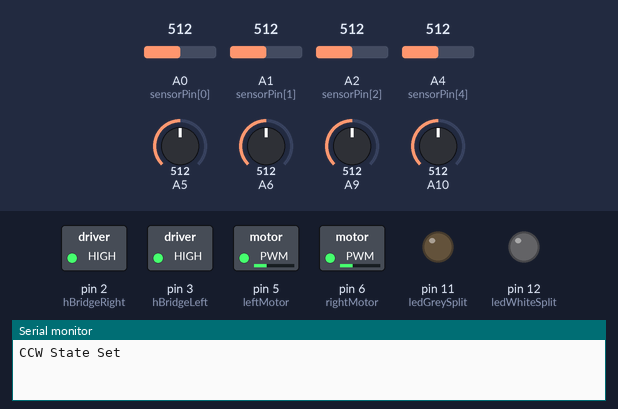
The sketch below on a simulated Arduino Mega 2560, built with avr-gcc and run on an emulated ATmega2560. Shown: switched loads named in the sketch (green lamp = pin HIGH), output pins drawn as LEDs (lit = HIGH), the last lines printed to the serial monitor. Inputs (shaded band) come from the test bench; at power-on: A0 (sensorPin[0]) = 512, A1 (sensorPin[1]) = 512, A2 (sensorPin[2]) = 512, A4 (sensorPin[4]) = 512, A5 = 512, A6 = 512, A9 = 512, A10 = 512.

Above: at 0.1 s.
At 1.7 s:
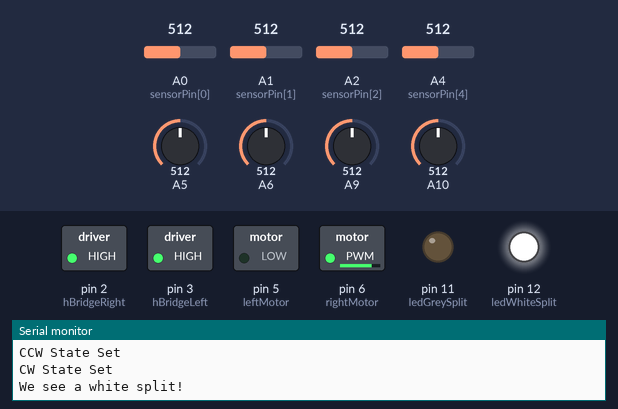
At 2.5 s:
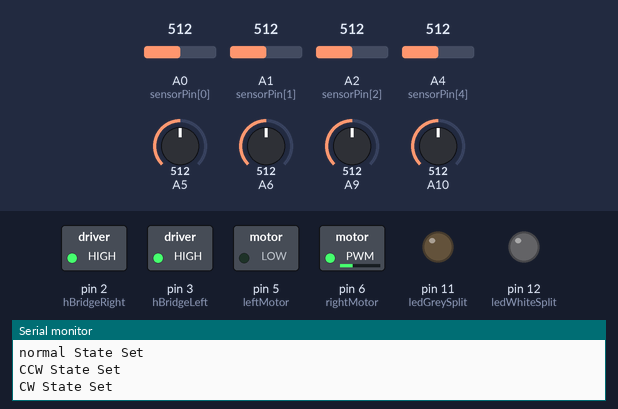
At 3.9 s:
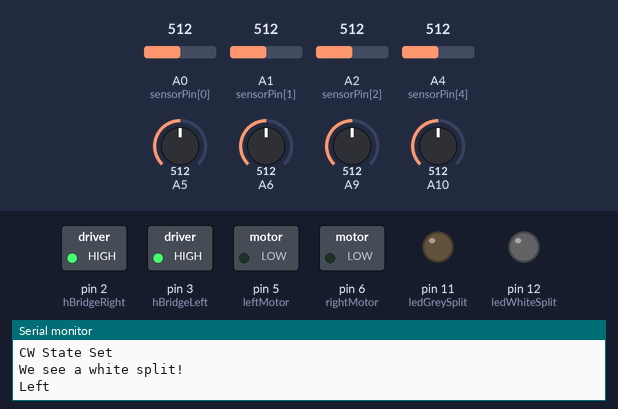
Timing chart, 0 to 5.4 s (numbered marks = the images above):
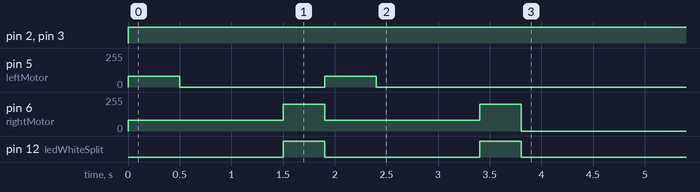

The sketch:

ece110.ino
```cpp
#include <EEPROM.h>
#include <PID_v1.h>
#include <avr/eeprom.h>

//TODO: Get rid of motor macros, since motor control should only be in loop()

//Port Declarations
int leftMotor = 5;
int rightMotor = 6;
int hBridgeRight = 2;
int hBridgeLeft = 3;
int ledGreySplit = 11;
int ledWhiteSplit = 12;

//Sensor Declarations
byte sensorPin[] = {A0,A1,A2,A3,A4};

//String Declarations

//Constants Declarations
enum robotOp { normal, CW, CCW, halt };
robotOp state = normal;
int timeCount = 0;
int splits = 0;

enum side {left, right};
side powerSide = left;

void setup() {
  //Initialize sensors and motors
  pinMode(leftMotor,OUTPUT);
  pinMode(rightMotor,OUTPUT);
  pinMode(hBridgeRight,OUTPUT);
  pinMode(hBridgeLeft,OUTPUT);
  for(int i=0; i<(sizeof(sensorPin)/sizeof(byte)); i++){ //TODO: check that this works
    pinMode(sensorPin[i],INPUT);
  }
  //We delcare the two outer IR sensors seperately, as an indication that they will not be in the sensor[] array
  pinMode(A9, INPUT); pinMode(A10, INPUT);
  pinMode(A5, INPUT); pinMode(A6, INPUT);

  //Set motors to zero initially
  analogWrite(leftMotor,0); analogWrite(rightMotor,0);

  //Setup LEDS
  pinMode(ledGreySplit,OUTPUT);
  pinMode(ledWhiteSplit,OUTPUT);

  Serial.begin(9600);
}

void loop() {
  /*analogWrite(leftMotor,255);
  analogWrite(rightMotor,255);
  digitalWrite(hBridgeLeft,HIGH);
  digitalWrite(hBridgeRight,HIGH);
  return;*/

  //test for stop
  if(stopTest()){ //Returns True if we need to stop
    analogWrite(leftMotor,0);
    analogWrite(rightMotor,0);
    //state = halt;
    return;
  }

  if(analogRead(A2) > getWhite(A2) && state != normal){
        powerLeft(0); powerRight(0);
        state = normal;
        Serial.println("normal State Set");
  }
  switch(state){
    case CW:
        powerLeft(-50); powerRight(50);
        return;
    break;
    case CCW:
        powerLeft(50); powerRight(-50);
        return;
    break;
  }

  //test for sharp turn
  //if A9 and A0-3 lights up we need to right, if A10 and A4-1 lights up, we need to turn left
  if((analogRead(A9) > getWhite(A9)) && (analogRead(A0) > getWhite(A0)|| analogRead(A1) > getWhite(A1)|| analogRead(A2) > getWhite(A2)||analogRead(A3) > getWhite(A3))){
    state = CCW;
    Serial.println("CCW State Set");
    powerLeft(80); powerRight(80);
    delay(250);
  }
  if((analogRead(A10) > getWhite(A10))&& (analogRead(A4) > getWhite(A4)|| analogRead(A3) > getWhite(A3)|| analogRead(A2) > getWhite(A2)||analogRead(A1) > getWhite(A1))){
    state = CW;
    Serial.println("CW State Set");
    powerLeft(80); powerRight(80);
    delay(250);
  }

  //test for split
  if(analogRead(A5) > getWhite(A5) && analogRead(A6) > getWhite(A6)){ //If we see white on the two outer sensors
      powerLeft(0); powerLeft(0);
      delay(1000);
      splits++;
    if(analogRead(A2) < getWhite(A2)){ //If we see grey
      digitalWrite(ledGreySplit,HIGH);
      Serial.println("We see a grey split!");
      powerLeft(200); powerRight(0); //TODO: adjust these values
      delay(400);
      digitalWrite(ledGreySplit,LOW);
    } else {
      digitalWrite(ledWhiteSplit,HIGH);
      Serial.println("We see a white split!");
      powerLeft(0); powerRight(200); //TODO: adjust these values
      delay(400);
      digitalWrite(ledWhiteSplit,LOW);
    }
  }

  /* //Tape Follower
  if(analogRead(A1) < getBlack(A1)){
      powerLeft(100); powerRight(200);
  }else if (analogRead(A3) < getBlack(A3)){
      powerLeft(200); powerRight(100);
  } else {
    powerLeft(200); powerRight(200);
  }*/

  //Tape Seeking & tape avoiding hybrid
  if(analogRead(A1) > getWhite(A1)){ //If right side of the car see the white tape...
     powerSide = left; //Power the other side
     Serial.println("Left");
  } else if (analogRead(A3) > getWhite(A3)){ //Same for the other side
     powerSide = right;
     Serial.println("Rgiht");
  }

  switch(powerSide){
    case left:
      powerLeft(100); powerRight(0); //TODO: adjust these values
      break;
    case right:
      powerLeft(0); powerRight(100); //TODO: adjust these values
    break;
  }

  timeCount++;
  if(timeCount >= 1000){
    timeCount = 0;
    for(int i = 0; i < sizeof(sensorPin)/sizeof(byte); i++){
      Serial.print(analogRead(sensorPin[i]));
      Serial.print(" ");
    }
    Serial.print("\n");
    switch (state){
      //enum robotOp { normal, CW, CCW, halt };
      case normal:
        Serial.println("We are normal");
      break;
      case CW:
        Serial.println("We are clockwise");
      break;
      case CCW:
        Serial.println("We are counterclockwise");
      break;
      case halt:
        Serial.println("We are halted");
      break;
    }
    Serial.println("Error score is:");
    Serial.println(errorScore());
  }
}

//Tests
int getBlack(int pin){
  if(pin < 18 || pin > (18 + 11)-1) {
    return -1;
  }
  word blackWord = eeprom_read_word((uint16_t *) ((pin-18)*2));
  word whiteWord = eeprom_read_word((uint16_t *) ((pin-18)*2 + 200));
  word midWord = (blackWord + whiteWord)/2; //TODO: Check that no overflow happens here
  word baseline = (blackWord + midWord)/2;
  return ((int) baseline);
}

int getWhite(int pin){
  if(pin < 18 || pin > (18 + 11)-1) {
    return -1;
  }
  word blackWord = eeprom_read_word((uint16_t *) ((pin-18)*2));
  word whiteWord = eeprom_read_word((uint16_t *) ((pin-18)*2 + 200));
  word midWord = (blackWord + whiteWord)/2; //TODO: Check that no overflow happens here
  word baseline = (whiteWord + midWord)/2;
  return ((int) baseline);
}

boolean stopTest(){
  if(splits >= 2 && (analogRead(A5) > getWhite(A5) && analogRead(A6) > getWhite(A6) && analogRead(A9) > getWhite(A9) && analogRead(A10) > getWhite(A10)))
    return true;
  return false;
}

int errorScore(){
  int winner = 0;
  int winnerVal = 0;
  for(int i = 0; i < sizeof(sensorPin)/sizeof(byte); i++){
    int tempVal = analogRead(sensorPin[i]);
    if(tempVal > winnerVal){
      winner = i;
      winnerVal = tempVal;
    }
  }
  //TODO: Contemplate this
  if(winnerVal < getWhite(sensorPin[winner])){
    return 0;
  }
  switch(winner){
    case 0:
     return -2;
    case 1:
      return -1;
    case 2:
      return 0;
    case 3:
      return 1;
    case 4:
      return 2;
  }
  return 0;
}

byte turn(int sensor[]){
  boolean firstThreeOn = true;
  for(int i=0; i < 3 && firstThreeOn; i++){
    if(sensor[i]< getWhite(sensorPin[i])){
      firstThreeOn=false;
    }
  }
  if(firstThreeOn)
    return 1;

  boolean lastThreeOn = true;
  for(int i=0; i < 3 && lastThreeOn; i++){
    if(sensor[i]< getWhite(sensorPin[i])){
      lastThreeOn=false;
    }
  }
  if(lastThreeOn)
    return -1;

  return 0;
}

//Motor macros
void turnCCW(int power){
  if(power > 0){
    digitalWrite(hBridgeLeft,HIGH);
    digitalWrite(hBridgeRight,LOW);
  } else if (power < 0){
    digitalWrite(hBridgeLeft,HIGH);
    digitalWrite(hBridgeRight,LOW);
  }
   analogWrite(rightMotor, power); analogWrite(leftMotor, power);
   return;
}

void powerLeft(int power){
    if (power > 0){
      digitalWrite(hBridgeLeft,HIGH);
    } else if ( power < 0){
      digitalWrite(hBridgeLeft,LOW);
    }
    analogWrite(leftMotor,power);
}

void powerRight(int power){
    if (power > 0){
      digitalWrite(hBridgeRight,HIGH);
    } else if (power < 0){
      digitalWrite(hBridgeRight,LOW);
    }
    analogWrite(rightMotor,power);
}
```

Measured:
- by itself, pin 2 (hBridgeRight), pin 3 (hBridgeLeft): LOW → HIGH at 0.00 s
- by itself, pin 5 (leftMotor): alternates 80/255 for 0.50 s and 0/255 for 1.4 s, 4 changes in all, then stays 0/255
- by itself, pin 12 (ledWhiteSplit): alternates HIGH for 0.40 s and LOW for 1.5 s, 4 changes in all, then stays LOW
- by itself, pin 6 (rightMotor): 0/255 → 80/255 at 0.00 s, → 200/255 1.5 s later, → 80/255 0.40 s later, → 200/255 1.5 s later, … (5 changes in this stretch)
